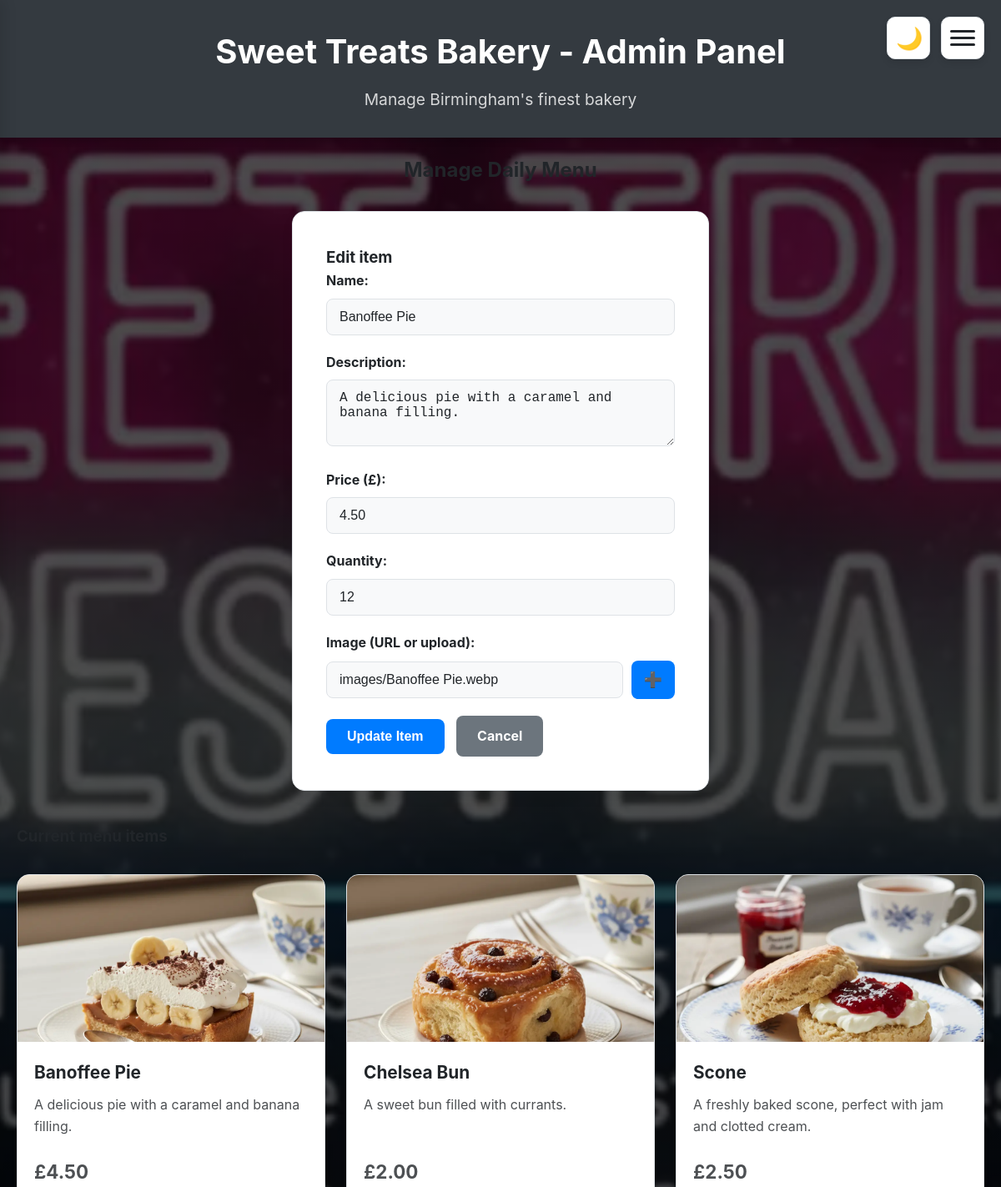
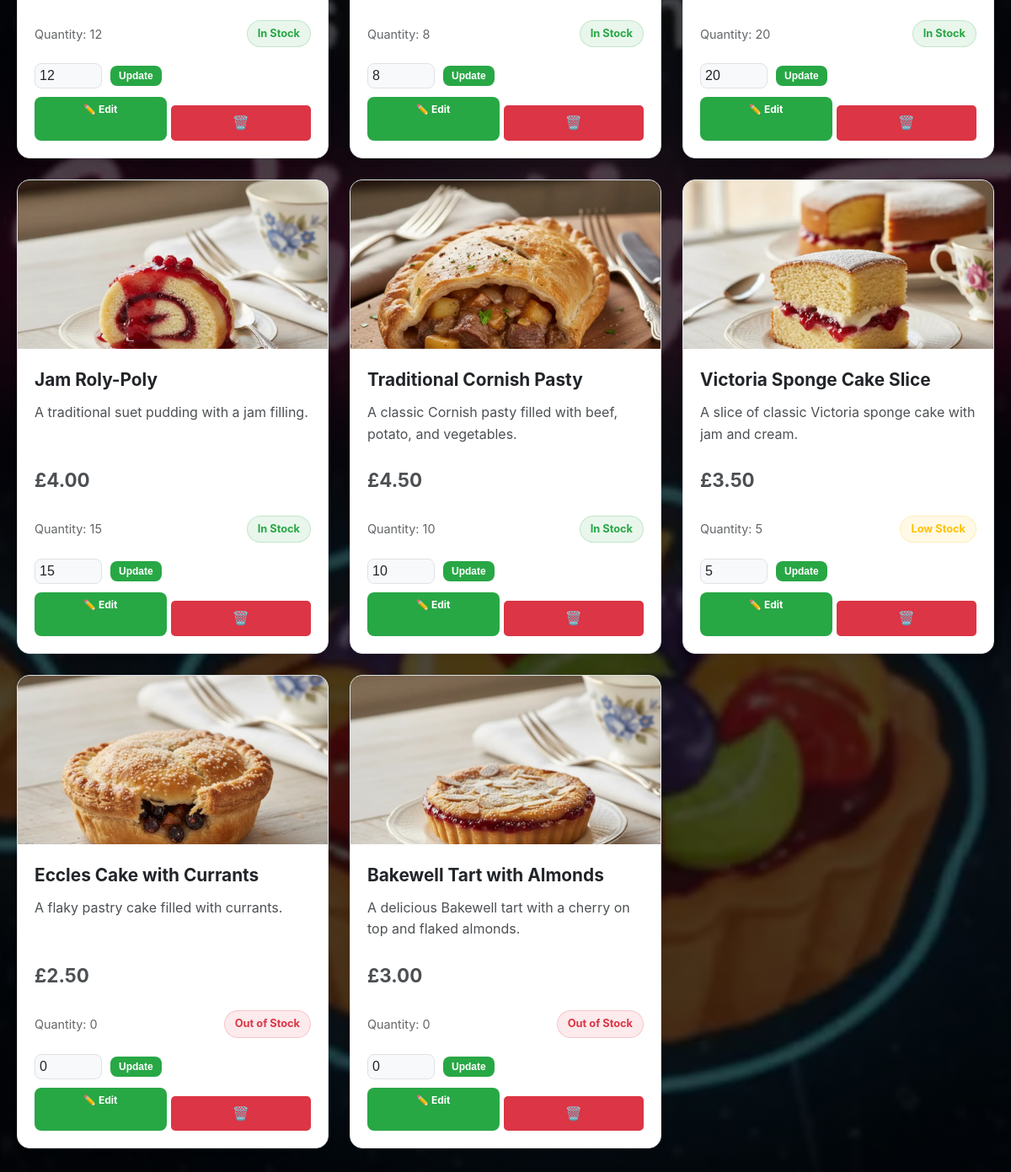
Screenshot of /manage_menu.php?edit=7 (signed in) with the database file from the repository (2 pictures, top to bottom).
### tables this page shows
CREATE TABLE `menu_items` (
  `id` int(11) NOT NULL,
  `item_name` varchar(100) NOT NULL,
  `description` text NOT NULL,
  `price` decimal(10,2) NOT NULL,
  `quantity` int(11) NOT NULL,
  `stock_status` varchar(20) NOT NULL,
  `image_url` varchar(255) DEFAULT NULL
);

### manage_menu.php (the view, shortened to what this page needs)
<?php
$edit_item = null;
if (isset($_GET['edit'])) {
    $edit_id = intval($_GET['edit']);
    $edit_query = "SELECT * FROM menu_items WHERE id = $edit_id";
    $edit_result = mysqli_query($conn, $edit_query);
    $edit_item = mysqli_fetch_assoc($edit_result);
}
$query = "SELECT * FROM menu_items ORDER BY stock_status ASC, id DESC";
$result = mysqli_query($conn, $query);
?>
<!DOCTYPE html>
<html lang="en">
<head>
    <link rel="stylesheet" href="css/style.css">
</head>
<body data-logged-in="true" data-is-admin="true" style="background: linear-gradient(rgba(0, 0, 0, 0.7), rgba(0, 0, 0, 0.7)), url('images/sweet_bakery.webp'); background-size: cover; background-position: center; background-attachment: fixed;">
    <header>
        <h1>Sweet Treats Bakery - Admin Panel</h1>
        <p>Manage Birmingham's finest bakery</p>
    </header>
    <div class="container">
        <h2 class="text-center mb-30">Manage Daily Menu</h2>
        <div class="menu-form">
            <h3><?php echo $edit_item ? 'Edit item' : 'Add new item'; ?></h3>
            <form method="POST" enctype="multipart/form-data">
                <div class="form-group">
                    <label for="item_name">Name:</label>
                    <input type="text" id="item_name" name="item_name" value="<?php echo $edit_item ? htmlspecialchars($edit_item['item_name']) : ''; ?>" required>
                </div>
                <div class="form-group">
                    <label for="description">Description:</label>
                    <textarea id="description" name="description" rows="3" required><?php echo $edit_item ? htmlspecialchars($edit_item['description']) : ''; ?></textarea>
                </div>
                <div class="form-group">
                    <label for="price">Price (£):</label>
                    <input type="number" id="price" name="price" step="0.01" min="0" value="<?php echo $edit_item ? $edit_item['price'] : ''; ?>" required>
                </div>
                <div class="form-group">
                    <label for="quantity">Quantity:</label>
                    <input type="number" id="quantity" name="quantity" min="0" value="<?php echo $edit_item ? $edit_item['quantity'] : ''; ?>" required>
                </div>
                <div class="form-group">
                    <label for="image_url">Image (URL or upload):</label>
                    <div style="display: flex; gap: 10px; align-items: center;">
                        <input type="text" id="image_url" name="image_url" placeholder="images/item-name.jpg" value="<?php echo $edit_item ? $edit_item['image_url'] : ''; ?>" style="flex: 1;">
                        <button type="button" onclick="document.getElementById('image_file').click()" style="padding: 12px 15px; background: var(--btn-bg); color: white; border: none; border-radius: 8px; cursor: pointer; font-size: 18px;">➕</button>
                    </div>
                </div>
                <button type="submit" name="<?php echo $edit_item ? 'edit_item' : 'add_item'; ?>" class="btn"><?php echo $edit_item ? 'Update Item' : 'Add Menu Item'; ?></button>
                <?php if ($edit_item): ?>
                    <a href="manage_menu.php" class="btn btn-cancel" style="margin-left: 10px;">Cancel</a>
                <?php endif; ?>
            </form>
        </div>
        <h3 class="mt-40 mb-20">Current menu items</h3>
        <?php if (mysqli_num_rows($result) > 0): ?>
            <div class="menu-grid">
                <?php while ($row = mysqli_fetch_assoc($result)): ?>
                    <div class="menu-item">
                        <?php if (!empty($row['image_url'])): ?>
                            <img src="<?php echo $row['image_url']; ?>" alt="<?php echo $row['item_name']; ?>">
                        <?php endif; ?>
                        <div class="menu-content">
                            <h3><?php echo $row['item_name']; ?></h3>
                            <p><?php echo $row['description']; ?></p>
                            <p class="price">£<?php echo number_format($row['price'], 2); ?></p>
                            <div class="stock-info">
                                <span class="quantity">Quantity: <?php echo $row['quantity']; ?></span>
                                <span class="stock-status <?php echo strtolower(str_replace(' ', '-', $row['stock_status'])); ?>">
                                    <?php echo $row['stock_status']; ?>
                                </span>
                            </div>
                            <form method="POST" class="update-stock-form">
                                <div>
                                    <input type="number" name="new_quantity" value="<?php echo $row['quantity']; ?>" min="0">
                                    <button type="submit" name="update_stock" class="btn btn-update">Update</button>
                                </div>
                            </form>
                            <div style="display: flex; gap: 5px;">
                                <a href="?edit=<?php echo $row['id']; ?>" class="btn btn-update" style="flex: 1; text-align: center;">✏️ Edit</a>
                                <a href="?delete=<?php echo $row['id']; ?>" onclick="return confirm('Delete?')" class="btn btn-delete" style="flex: 1;">🗑️</a>
                            </div>
                        </div>
                    </div>
                <?php endwhile; ?>
            </div>
        <?php else: ?>
            <p class="no-items">No menu items yet. Add some items above!</p>
        <?php endif; ?>
    </div>
</body>
</html>

### css/style.css (style rules this page uses)
* { margin: 0; padding: 0; box-sizing: border-box; }
:root { --main-bg: #f8f9fa; --card-bg: #ffffff; --text-color: #212529; --header-bg: #343a40; --btn-bg: #007bff; --btn-hover: #0056b3; --error-color: #dc3545; --warning-color: #ffc107; --success-color: #28a745; --border-color: #dee2e6; }
body { font-family: -apple-system, BlinkMacSystemFont, "Segoe UI", Roboto, "Helvetica Neue", Arial, sans-serif; background-color: var(--main-bg); color: var(--text-color); line-height: 1.6; min-height: 100vh; margin: 0; padding: 0; transition: background-color 0.3s, color 0.3s; }
.container { max-width: 1200px; margin: 0 auto; padding: 20px; }
header { background: var(--header-bg); color: white; padding: 30px 0; text-align: center; box-shadow: 0 4px 8px rgba(0, 0, 0, 0.1); }
header h1 { font-size: 2.5em; margin-bottom: 10px; }
header p { font-size: 1.2em; opacity: 0.8; }
.btn { display: inline-block; background: var(--btn-bg); color: white; padding: 12px 25px; text-decoration: none; border-radius: 8px; font-weight: bold; border: none; cursor: pointer; font-size: 16px; transition: background-color 0.2s ease, transform 0.2s ease; }
.login-form, .menu-form, .feedback-form, .register-form { background: var(--card-bg); border: 1px solid var(--border-color); padding: 40px; border-radius: 15px; box-shadow: 0 8px 16px rgba(0, 0, 0, 0.05); max-width: 500px; margin: 30px auto; }
.form-group { margin-bottom: 20px; }
label { display: block; margin-bottom: 8px; font-weight: bold; color: var(--text-color); }
input, textarea, select { width: 100%; padding: 12px 15px; border: 1px solid var(--border-color); border-radius: 8px; font-size: 16px; background-color: var(--main-bg); color: var(--text-color); transition: all 0.3s ease; }
input::placeholder, textarea::placeholder { color: var(--text-color); opacity: 0.7; }
.menu-grid { display: grid; grid-template-columns: repeat(auto-fit, minmax(350px, 1fr)); gap: 25px; margin: 30px 0; }
.menu-item { background: var(--card-bg); border: 1px solid var(--border-color); border-radius: 15px; overflow: hidden; box-shadow: 0 4px 8px rgba(0, 0, 0, 0.05); transition: all 0.3s ease; display: flex; flex-direction: column; }
.menu-item img { width: 100%; height: 200px; object-fit: cover; }
.menu-content { padding: 20px; display: flex; flex-direction: column; flex: 1; }
.menu-item h3 { color: var(--text-color); margin-bottom: 10px; font-size: 1.3em; }
.menu-item p { color: var(--text-color); opacity: 0.8; margin-bottom: 15px; }
.menu-content > p:first-of-type { height: 60px; overflow: hidden; text-overflow: ellipsis; display: -webkit-box; -webkit-line-clamp: 3; -webkit-box-orient: vertical; }
.price { font-weight: bold; color: var(--text-color); font-size: 1.4em; margin-bottom: 10px; }
.stock-info { display: flex; justify-content: space-between; align-items: center; margin: 10px 0; height: 30px; }
.quantity { font-size: 0.9em; color: var(--text-color); opacity: 0.7; }
.stock-status { padding: 5px 12px; border-radius: 20px; font-size: 0.8em; font-weight: bold; }
.stock-status.in-stock { background-color: rgba(40, 167, 69, 0.1); color: var(--success-color); border: 1px solid rgba(40, 167, 69, 0.2); }
.stock-status.low-stock { background-color: rgba(255, 193, 7, 0.1); color: var(--warning-color); border: 1px solid rgba(255, 193, 7, 0.2); }
.stock-status.out-of-stock { background-color: rgba(220, 53, 69, 0.1); color: var(--error-color); border: 1px solid rgba(220, 53, 69, 0.2); }
.text-center { text-align: center; }
.mb-20 { margin-bottom: 20px; }
.mt-40 { margin-top: 40px; }
.mb-30 { margin-bottom: 30px; }
.update-stock-form { margin-top: auto; padding-top: 10px; height: 50px; }
.update-stock-form div { display: flex; gap: 10px; align-items: center; }
.update-stock-form input { width: 80px; padding: 5px; }
.btn-update { background-color: var(--success-color); padding: 5px 10px; font-size: 12px; }
.btn-delete { background-color: var(--error-color); color: white; padding: 8px 15px; text-decoration: none; border-radius: 5px; display: block; width: 100%; text-align: center; margin-top: 10px; }
.btn-cancel { background-color: #6c757d; margin-left: 10px; }

### rows the page displays
menu_items: item_name "Banoffee Pie", description "A delicious pie with a caramel and banana filling.", price "4.50", quantity "12", image_url "images/Banoffee Pie.webp", image_url+item_name (picture), stock_status "In Stock", new_quantity "12"
menu_items: image_url+item_name (picture), item_name "Chelsea Bun", description "A sweet bun filled with currants.", price "2.00", quantity "8", stock_status "In Stock", new_quantity "8"
menu_items: image_url+item_name (picture), item_name "Scone", description "A freshly baked scone, perfect with jam and clotted cream.", price "2.50", quantity "20", stock_status "In Stock", new_quantity "20"
menu_items: image_url+item_name (picture), item_name "Jam Roly-Poly", description "A traditional suet pudding with a jam filling.", price "4.00", quantity "15", stock_status "In Stock", new_quantity "15"
menu_items: image_url (picture), item_name "Traditional Cornish Pasty", description "A classic Cornish pasty filled with beef, potato, and vegetables.", price "4.50", quantity "10", stock_status "In Stock", new_quantity "10"
menu_items: image_url (picture), item_name "Victoria Sponge Cake Slice", description "A slice of classic Victoria sponge cake with jam and cream.", price "3.50", quantity "5", stock_status "Low Stock", new_quantity "5"
menu_items: image_url (picture), item_name "Eccles Cake with Currants", description "A flaky pastry cake filled with currants.", price "2.50", quantity "0", stock_status "Out of Stock", new_quantity "0"
menu_items: image_url (picture), item_name "Bakewell Tart with Almonds", description "A delicious Bakewell tart with a cherry on top and flaked almonds.", price "3.00", quantity "0", stock_status "Out of Stock", new_quantity "0"
